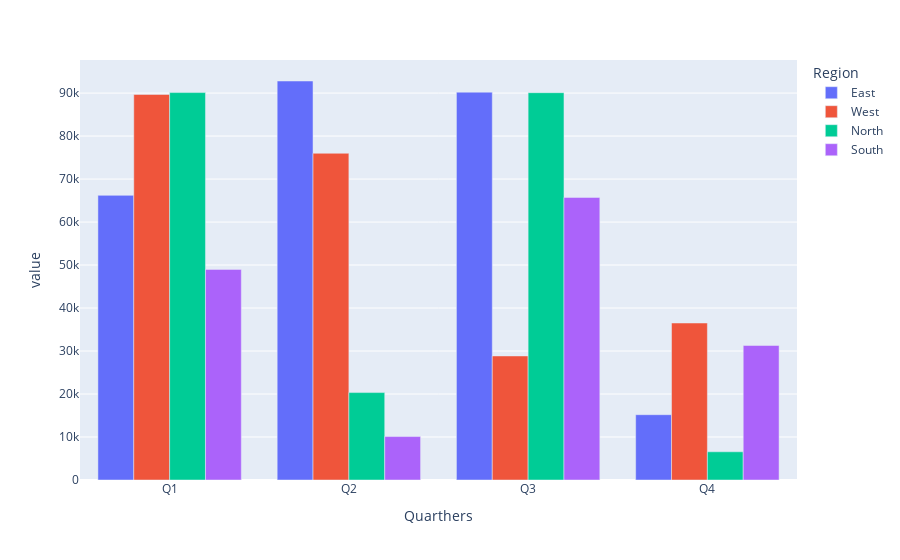

Notebook source saved alongside this figure:
### Code cell
datas.plot(kind='bar',barmode="group")

### Figure 1 — Plotly figure (JSON) as saved in the notebook; plotly's stock layout.template omitted (floating-point values rounded to 4 significant figures)
{"data": [{"alignmentgroup": "True", "hovertemplate": "Region=East<br>Quarthers=%{x}<br>value=%{y}<extra></extra>", "legendgroup": "East", "marker": {"color": "#636efa", "pattern": {"shape": ""}}, "name": "East", "offsetgroup": "East", "orientation": "v", "showlegend": true, "textposition": "auto", "type": "bar", "x": ["Q1", "Q2", "Q3", "Q4"], "xaxis": "x", "y": [66210.0, 92810.0, 90220.0, 15190.0], "yaxis": "y"}, {"alignmentgroup": "True", "hovertemplate": "Region=West<br>Quarthers=%{x}<br>value=%{y}<extra></extra>", "legendgroup": "West", "marker": {"color": "#EF553B", "pattern": {"shape": ""}}, "name": "West", "offsetgroup": "West", "orientation": "v", "showlegend": true, "textposition": "auto", "type": "bar", "x": ["Q1", "Q2", "Q3", "Q4"], "xaxis": "x", "y": [89680.0, 76000.0, 28860.0, 36520.0], "yaxis": "y"}, {"alignmentgroup": "True", "hovertemplate": "Region=North<br>Quarthers=%{x}<br>value=%{y}<extra></extra>", "legendgroup": "North", "marker": {"color": "#00cc96", "pattern": {"shape": ""}}, "name": "North", "offsetgroup": "North", "orientation": "v", "showlegend": true, "textposition": "auto", "type": "bar", "x": ["Q1", "Q2", "Q3", "Q4"], "xaxis": "x", "y": [90110.0, 20330.0, 90090.0, 6563.0], "yaxis": "y"}, {"alignmentgroup": "True", "hovertemplate": "Region=South<br>Quarthers=%{x}<br>value=%{y}<extra></extra>", "legendgroup": "South", "marker": {"color": "#ab63fa", "pattern": {"shape": ""}}, "name": "South", "offsetgroup": "South", "orientation": "v", "showlegend": true, "textposition": "auto", "type": "bar", "x": ["Q1", "Q2", "Q3", "Q4"], "xaxis": "x", "y": [48990.0, 10100.0, 65730.0, 31290.0], "yaxis": "y"}], "layout": {"barmode": "group", "legend": {"title": {"text": "Region"}, "tracegroupgap": 0}, "margin": {"t": 60}, "xaxis": {"anchor": "y", "domain": [0, 1], "title": {"text": "Quarthers"}}, "yaxis": {"anchor": "x", "domain": [0, 1], "title": {"text": "value"}}}}
